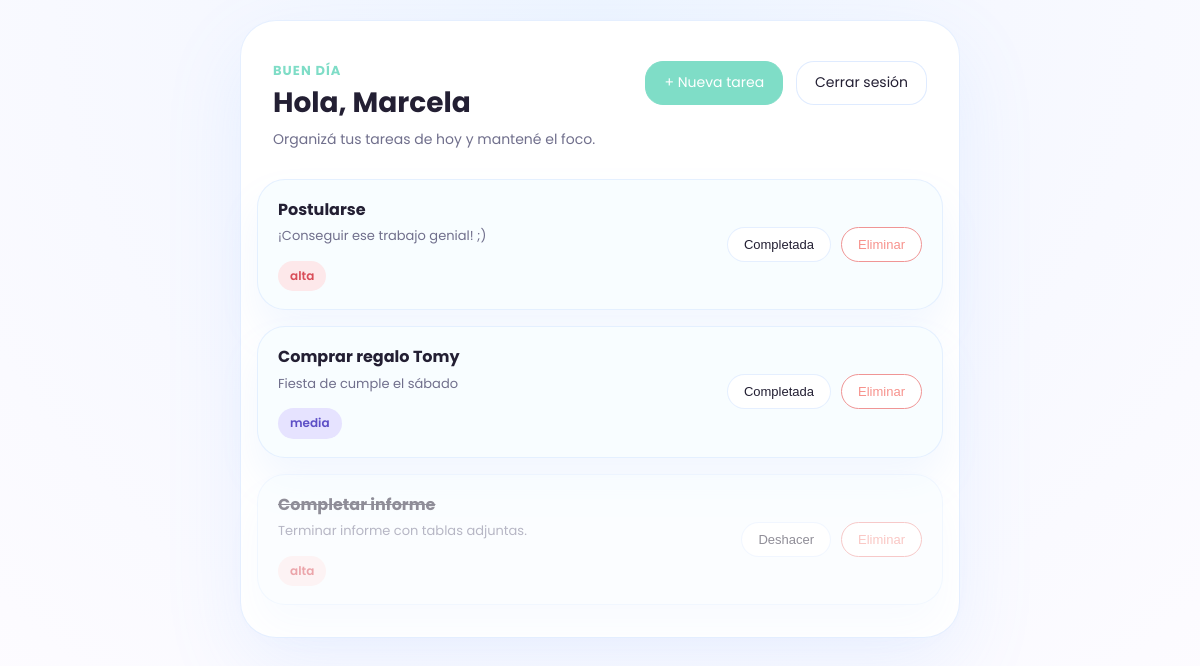
/tasks (signed in), run on the app's committed database.
### tables this page shows
CREATE TABLE tasks (
            id INTEGER PRIMARY KEY AUTOINCREMENT,
            user_id INTEGER NOT NULL,
            title TEXT NOT NULL,
            description TEXT,
            priority TEXT DEFAULT 'media',
            completed INTEGER DEFAULT 0,
            created_at TIMESTAMP DEFAULT CURRENT_TIMESTAMP,
            FOREIGN KEY (user_id) REFERENCES users(id)
        );

### app.py (the view)
@app.route('/tasks')
def tasks():
    if 'user_id' not in session:
        return redirect(url_for('login'))
    conn = get_connection()
    user_tasks = conn.execute(
        'SELECT * FROM tasks WHERE user_id = ? ORDER BY completed ASC, created_at DESC',
        (session['user_id'],)
    ).fetchall()
    conn.close()
    return render_template('tasks.html', username=session['username'], tasks=user_tasks)

### database.py (called while the page is built)
def get_connection():
    conn = sqlite3.connect('tasks.db')
    conn.row_factory = sqlite3.Row
    return conn

### templates/tasks.html
{% extends 'base.html' %}
{% block content %}
<div class="tasks-container">
    <header>
        <div class="tasks-greeting">
            <span class="greeting-label">Buen día</span>
            <h1>Hola, {{ username }}</h1>
            <p>Organizá tus tareas de hoy y mantené el foco.</p>
        </div>
        <div class="header-actions">
            <a href="{{ url_for('new_task') }}">+ Nueva tarea</a>
            <a href="{{ url_for('logout') }}">Cerrar sesión</a>
        </div>
    </header>
    {% if tasks %}
        <ul class="task-list">
            {% for task in tasks %}
            <li class="task-item {% if task.completed %}completed{% endif %}">
                <div class="task-info">
                    <span class="task-title">{{ task.title }}</span>
                    {% if task.description %}
                        <span class="task-desc">{{ task.description }}</span>
                    {% endif %}
                    <span class="task-priority priority-{{ task.priority }}">{{ task.priority }}</span>
                </div>
                <div class="task-actions">
                    <form method="POST" action="{{ url_for('complete_task', task_id=task.id) }}">
                        <button type="submit">
                            {% if task.completed %}Deshacer{% else %}Completada{% endif %}
                        </button>
                    </form>
                    <form method="POST" action="{{ url_for('delete_task', task_id=task.id) }}">
                        <button type="submit" onclick="return confirm('¿Eliminás esta tarea?')">
                            Eliminar
                        </button>
                    </form>
                </div>
            </li>
            {% endfor %}
        </ul>
    {% else %}
        <p class="empty-state">No tenés tareas todavía. ¡Creá una!</p>
    {% endif %}
</div>
{% endblock %}

### static/style.css (style rules this page uses)
*, *::before, *::after { box-sizing: border-box; margin: 0; padding: 0; }
:root { --color-bg: #e7ecff; --color-surface: #ffffff; --color-primary: #7fddc7; --color-primary-hover: #5ec1af; --color-secondary: #cdc3ff; --color-accent: #ffd49e; --color-danger: #f7928c; --color-success: #2c8c82; --color-text: #231f33; --color-text-muted: #706f8c; --color-border: rgba(127, 175, 255, 0.20); --color-surface-soft: rgba(255, 255, 255, 0.92); --radius: 16px; --radius-lg: 32px; }
body { font-family: 'Poppins', system-ui, sans-serif; background: radial-gradient(circle at top, #eef5ff 0%, #f6f8ff 40%, #fefcff 100%); color: var(--color-text); min-height: 100vh; line-height: 1.55; }
.tasks-container { max-width: 720px; margin: 0 auto; padding: 1.5rem 1rem 2rem; background: var(--color-surface); backdrop-filter: blur(16px); border-radius: 36px; border: 1px solid var(--color-border); box-shadow: 0 28px 80px rgba(127, 175, 255, 0.12); }
.tasks-container header { display: flex; align-items: flex-start; justify-content: space-between; margin-bottom: 1.75rem; flex-wrap: wrap; gap: 16px; padding: 1rem 1rem 0; }
.tasks-container header h1 { font-size: 28px; font-weight: 700; line-height: 1.05; }
.tasks-container header p { margin-top: 0.35rem; color: var(--color-text-muted); font-size: 14px; }
.tasks-container .tasks-greeting { display: flex; flex-direction: column; gap: 0.4rem; }
.tasks-container .greeting-label { color: var(--color-primary); font-size: 13px; font-weight: 700; text-transform: uppercase; letter-spacing: 0.08em; }
.tasks-container .header-actions { display: flex; flex-wrap: wrap; gap: 0.8rem; align-items: center; }
.tasks-container header a { padding: 10px 18px; border-radius: 18px; font-size: 14px; text-decoration: none; border: 1px solid rgba(127, 175, 255, 0.25); color: var(--color-text); transition: background 0.15s, transform 0.15s; }
.tasks-container header a:first-of-type { background: var(--color-primary); color: white; border-color: var(--color-primary); }
.tasks-container header a:last-of-type { background: rgba(255, 255, 255, 0.95); }
.task-list { list-style: none; display: flex; flex-direction: column; gap: 16px; }
.task-item { display: flex; align-items: center; justify-content: space-between; gap: 18px; background: #f8fdff; border: 1px solid rgba(127, 175, 255, 0.16); border-radius: 28px; padding: 18px 20px; transition: border-color 0.15s, box-shadow 0.15s, transform 0.15s; box-shadow: 0 24px 40px rgba(127, 175, 255, 0.10); }
.task-item.completed { opacity: 0.5; }
.task-item.completed .task-title { text-decoration: line-through; }
.task-info { display: flex; flex-direction: column; gap: 4px; flex: 1; }
.task-title { font-size: 16px; font-weight: 700; }
.task-desc { font-size: 13px; color: var(--color-text-muted); max-width: 100%; }
.task-priority { display: inline-flex; align-items: center; justify-content: center; font-size: 12px; padding: 6px 12px; border-radius: 999px; width: fit-content; margin-top: 10px; font-weight: 600; }
.priority-alta { background: #fde8ea; color: #d94d58; }
.priority-media { background: #e6e3ff; color: #5d4fc6; }
.task-actions { display: flex; gap: 10px; flex-shrink: 0; flex-wrap: wrap; }
.task-actions button { padding: 9px 16px; border-radius: 999px; font-size: 13px; cursor: pointer; border: 1px solid rgba(127, 175, 255, 0.20); background: rgba(255, 255, 255, 0.95); color: var(--color-text); transition: background 0.15s, transform 0.15s; }
.task-actions form:last-child button { color: var(--color-danger); border-color: #F09595; }

### data on the page
tasks: title "Postularse", description "¡Conseguir ese trabajo genial! ;)", priority "alta", completed "Completada"
tasks: title "Comprar regalo Tomy", description "Fiesta de cumple el sábado", priority "media", completed "Completada"
tasks: title "Completar informe", description "Terminar informe con tablas adjuntas.", priority "alta", completed "Deshacer"

### other printed values
{{ username }} "Marcela"
